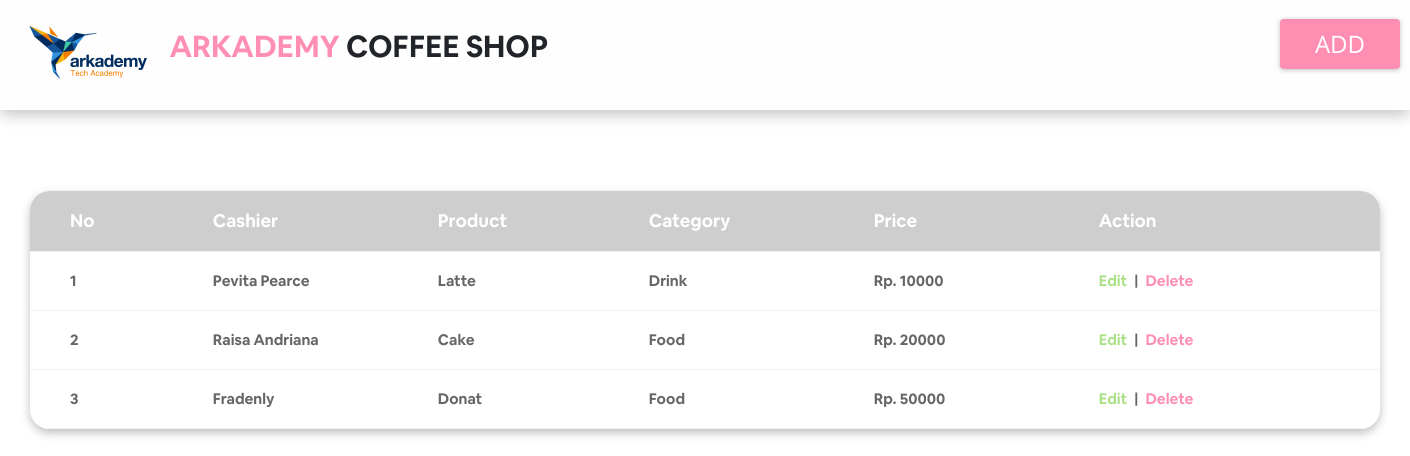
The page / on the database its author committed.
### tables this page shows
CREATE TABLE `product` (
  `id` int(2) NOT NULL,
  `name` varchar(8) NOT NULL,
  `price` int(8) NOT NULL,
  `id_category` int(2) NOT NULL,
  `id_cashier` int(2) NOT NULL
);

CREATE TABLE `cashier` (
  `id_cashier` int(2) NOT NULL,
  `name` varchar(25) NOT NULL
);

CREATE TABLE `category` (
  `id_category` int(2) NOT NULL,
  `name` varchar(6) NOT NULL
);

### index.php (the view, shortened to what this page needs)
<!DOCTYPE html>
<html>
<head>
	<link rel="stylesheet" href="css/bootstrap.css">
	<link rel="stylesheet" href="css/bootstrap.min.css">
	<link rel="stylesheet" href="css/style.css">
</head>
<body>
	<div class="top-container container-fluid">
		<img class="img-top" src="img/1_7ugSMISUo8vYf9ILG6VmuQ.png">
		<p class="header-top d-inline"> <span style="color:#FF8FB2">ARKADEMY</span> COFFEE SHOP </p>
		<a class="btn" style="color: white;" data-toggle="modal" data-target="#exampleModal" data-whatever="@fat"> ADD </a>
	</div>
	<div class="limiter">
		<div class="container-table100">
			<div class="wrap-table100">
					<div class="table">
						<div class="row header">
							<div class="cell"> No </div>
							<div class="cell"> Cashier </div>
							<div class="cell"> Product </div>
							<div class="cell"> Category </div>
							<div class="cell"> Price </div>
							<div class="cell"> Action </div>
						</div>
						<?php
							include("config/koneksi.php");
							$index = 0;
							$sql = "SELECT p.id,c.name cashier,p.name,k.name category,p.price
							 		FROM product p
							 		LEFT JOIN category k USING (id_category)
							 		LEFT JOIN cashier c USING (id_cashier);
							 		";
							$hasil = mysqli_query($config, $sql) or exit("Error query: <b>".$sql."</b>.");
							 while($data = mysqli_fetch_assoc($hasil)){
							 	$index++;
						?>
						<div class="row">
							<div class="cell" data-title="No"> <?php echo $index ?></div>
							<div class="cell" data-title="Cashier"> <?php echo $data['cashier']; ?>  </div>
							<div class="cell" data-title="Product"> <?php echo $data['name']; ?> </div>
							<div class="cell" data-title="Category"> <?php echo $data['category']; ?> </div>
							<div class="cell" data-title="Price"> Rp. <?php echo $data['price']; ?> </div>
							<div class="cell" data-title="Action">
				 				<a class="mr-1" href="" data-toggle="modal" data-target="#exampleModal" data-whatever="@fat" style="font-family:'Airbnb'; color: #ACE087;"> Edit </a> <span> | </span>
				 				<a class="ml-1" href="delete.php?id=<?php echo $data['id']; ?>" style="font-family: 'Airbnb'; color: #FF8FB2;"> Delete </a>
							</div>
						</div>
						<?php } ?>
			</div>
	</div>
</body>
</html>

### css/style.css (style rules this page uses)
.top-container { width: 100%; height: 110px; left: 0px; top: 0px; background: #FFFEFE; box-shadow: 0px 4px 15px rgba(0, 0, 0, 0.25); }
.top-container a { width: 120px; font-family: 'OpenSans'; font-style: normal; font-weight: 580; font-size: 24px; background: #FF8FB2; position: absolute; top: 19px; left: 1280px; box-shadow: 0px 1px 5px rgba(0, 0, 0, 0.25); }
.img-top { width: 150px; height: 106px; left: 48px; top: 0px; }
.header-top { font-family: 'Airbnb'; font-size: 30px; }
* { margin: 0px; padding: 0px; box-sizing: border-box; }
body, html { height: 100%; font-family: sans-serif; }
a { margin: 0px; transition: all 0.4s; -webkit-transition: all 0.4s; -o-transition: all 0.4s; -moz-transition: all 0.4s; }
p { margin: 0px; }
.limiter { width: 100%; margin: 0 auto; }
.container-table100 { width: 100%; min-height: 400px; display: flex; align-items: center; justify-content: center; flex-wrap: wrap; padding: 33px 30px; }
.wrap-table100 { width: 100%; border-radius: 20px; overflow: hidden; box-shadow: 0px 4px 10px rgba(0, 0, 0, 0.25); }
.table { width: 100%; display: table; margin: 0; }
.row { display: table-row; background: #fff; }
.row.header { color: #ffffff; background: #CECECE; }
.cell { display: table-cell; }
.row .cell { font-family: 'Airbnb'; font-size: 15px; color: #666666; line-height: 1.2; font-weight: unset !important; padding-top: 20px; padding-bottom: 20px; border-bottom: 1px solid #f2f2f2; }
.row.header .cell { font-family: 'Airbnb'; font-size: 18px; color: #fff; line-height: 1.2; font-weight: unset !important; padding-top: 19px; padding-bottom: 19px; }
.row .cell:nth-child(1) { width: 130px; padding-left: 40px; }
.row .cell:nth-child(2) { width: 160px; }
.row .cell:nth-child(3) { width: 150px; }
.row .cell:nth-child(4) { width: 160px; }
.row .cell:nth-child(5) { width: 160px; }
.row .cell:nth-child(6) { width: 200px; }
.table, .row { width: 100% !important; }

### rows shown on the page
product: id_cashier.name "Pevita Pearce", name "Latte", id_category.name "Drink", price "10000"
product: id_cashier.name "Raisa Andriana", name "Cake", id_category.name "Food", price "20000"
product: id_cashier.name "Fradenly", name "Donat", id_category.name "Food", price "50000"
